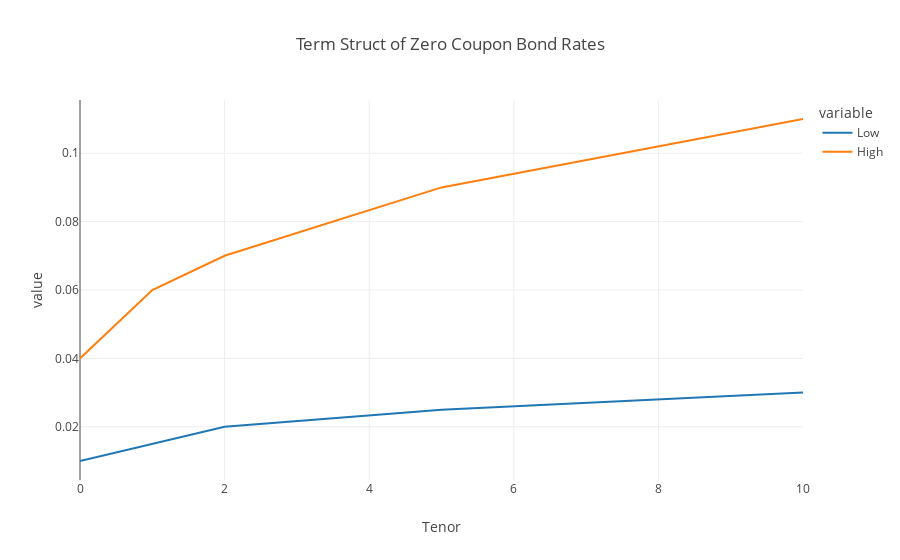

Notebook code cell kept with this figure:
### Markdown cell above
Interest rate curves are commonly provided as either zero curves or spot curves.  They are different.

### Code cell
import pandas as pd
import plotly.io as pio

from carry_trade import utils
import numpy as np

pd.options.plotting.backend = "plotly"
pio.templates.default = "none"

rates = pd.DataFrame({'Low':[0.01, 0.015, 0.02, 0.025, 0.03],
                     'High':[0.04, 0.06, 0.07, 0.09, 0.11],
                     'Tenor':[0,1,2,5,10]}).set_index(['Tenor'])
rp = rates.plot(title="Term Struct of Zero Coupon Bond Rates")
rp.show()

### Figure 1 — Plotly figure (JSON) as saved in the notebook; plotly's stock layout.template omitted (floating-point values rounded to 4 significant figures)
{"data": [{"hovertemplate": "variable=Low<br>Tenor=%{x}<br>value=%{y}<extra></extra>", "legendgroup": "Low", "line": {"color": "#1F77B4", "dash": "solid"}, "mode": "lines", "name": "Low", "orientation": "v", "showlegend": true, "type": "scatter", "x": [0, 1, 2, 5, 10], "xaxis": "x", "y": [0.01, 0.015, 0.02, 0.025, 0.03], "yaxis": "y"}, {"hovertemplate": "variable=High<br>Tenor=%{x}<br>value=%{y}<extra></extra>", "legendgroup": "High", "line": {"color": "#FF7F0E", "dash": "solid"}, "mode": "lines", "name": "High", "orientation": "v", "showlegend": true, "type": "scatter", "x": [0, 1, 2, 5, 10], "xaxis": "x", "y": [0.04, 0.06, 0.07, 0.09, 0.11], "yaxis": "y"}], "layout": {"legend": {"title": {"text": "variable"}, "tracegroupgap": 0}, "title": {"text": "Term Struct of Zero Coupon Bond Rates"}, "xaxis": {"anchor": "y", "domain": [0, 1], "title": {"text": "Tenor"}}, "yaxis": {"anchor": "x", "domain": [0, 1], "title": {"text": "value"}}}}
